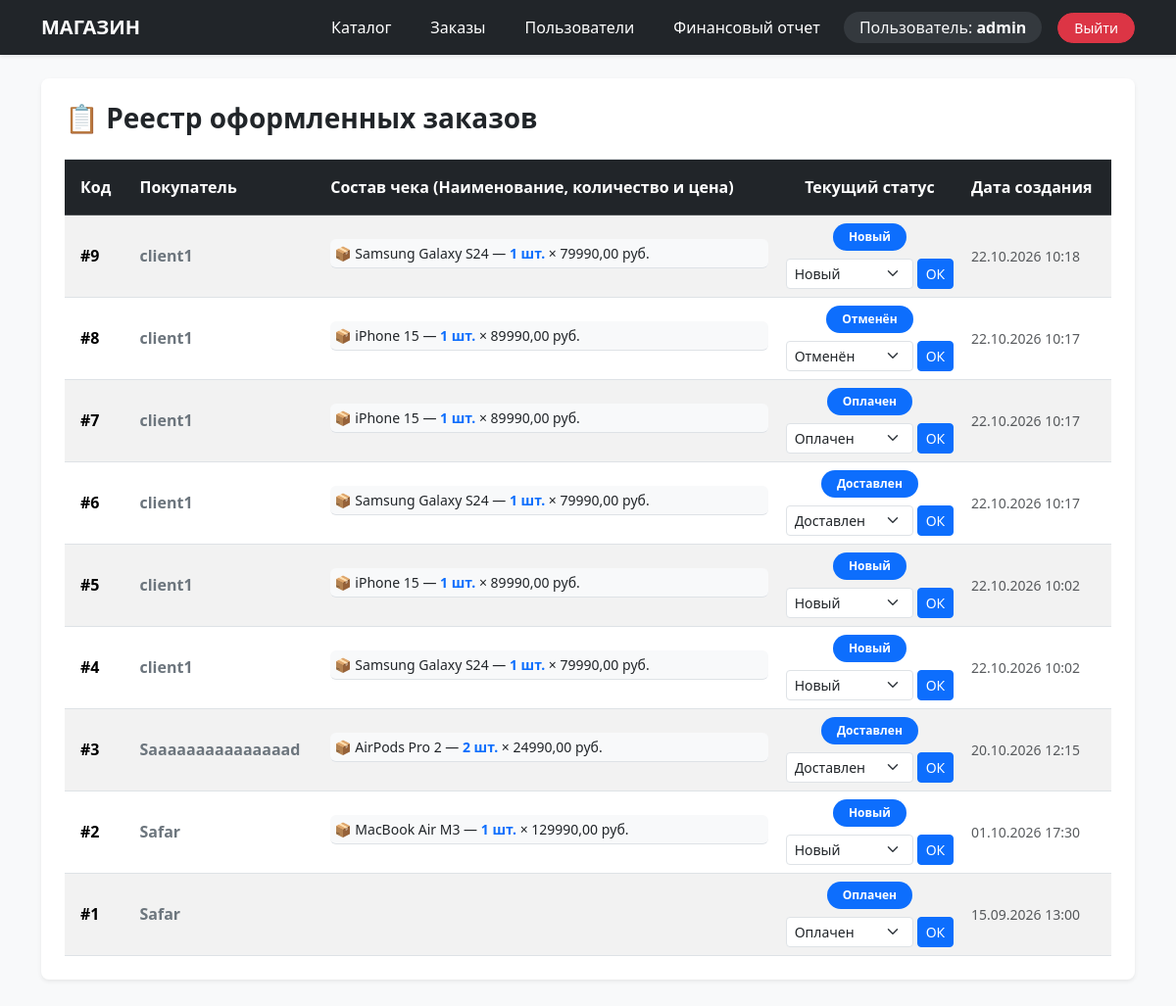
Screenshot of /orders/ (signed in) with the database file from the repository.
### main/models.py (models this page shows, shortened)
class Order(models.Model):
    user = models.ForeignKey(User, on_delete=models.CASCADE)
    status = models.CharField(max_length=50, default='Новый')
    created_at = models.DateTimeField(auto_now_add=True)

class OrderItem(models.Model):
    order = models.ForeignKey(Order, on_delete=models.CASCADE, related_name='items')
    product = models.ForeignKey(Product, on_delete=models.PROTECT)
    quantity = models.PositiveIntegerField(default=1)
    price_at_purchase = models.DecimalField(max_digits=10, decimal_places=2)

class Product(models.Model):
    name = models.CharField(max_length=100)
    price = models.DecimalField(max_digits=10, decimal_places=2)
    category = models.ForeignKey(Category, on_delete=models.PROTECT)
    stock_quantity = models.PositiveIntegerField(default=0)
    is_deleted = models.BooleanField(default=False)

### main/views.py (the view)
# urls.py: path('orders/', OrderHistoryView.as_view(), name='order_history'),
class OrderHistoryView(LoginRequiredMixin, ListView):
    model = Order
    template_name = 'order_history.html'
    context_object_name = 'orders'
    def get_queryset(self):
        if self.request.user.is_staff:
            return Order.objects.all().order_by('-created_at')
        return Order.objects.filter(user=self.request.user).order_by('-created_at')

### main/templates/order_history.html (shortened to what this page needs)
{% extends 'base.html' %}
{% block content %}
<div class="card border-0 shadow-sm rounded-3 bg-white p-4">
    <h3 class="fw-bold mb-4">📋 Реестр оформленных заказов</h3>
    <div class="table-responsive">
        <table class="table table-hover table-striped align-middle border-top mb-0">
            <thead class="table-dark">
                <tr>
                    <th scope="col" class="py-3 px-3">Код</th>
                    <th scope="col" class="py-3">Покупатель</th>
                    <th scope="col" class="py-3">Состав чека (Наименование, количество и цена)</th>
                    <th scope="col" class="py-3 text-center">Текущий статус</th>
                    <th scope="col" class="py-3">Дата создания</th>
                </tr>
            </thead>
            <tbody>
                {% for order in orders %}
                <tr>
                    <td class="px-3"><strong>#{{ order.id }}</strong></td>
                    <td class="fw-bold text-secondary">{{ order.user.username }}</td>
                    <td>
                        {% for item in order.items.all %}
                        <div class="p-1 rounded bg-light border-bottom mb-1 small text-dark">
                            📦 {{ item.product.name }} — <strong class="text-primary">{{ item.quantity }} шт.</strong> ×
                            {{ item.price_at_purchase }} руб.
                        </div>
                        {% endfor %}
                    </td>
                    <td class="text-center">
                        <span class="badge bg-primary px-3 py-2 rounded-pill shadow-2xs">{{ order.status }}</span>
                        {% if user.is_staff %}
                            <form method="post" action="{% url 'change_order_status' order.id %}" class="d-flex gap-1 mt-2 justify-content-center">
                                <select name="status" class="form-select form-select-sm" style="max-width: 130px;">
                                    <option {% if order.status == 'Новый' %}selected{% endif %}>Новый</option>
                                    <option {% if order.status == 'Оплачен' %}selected{% endif %}>Оплачен</option>
                                    <option {% if order.status == 'Доставлен' %}selected{% endif %}>Доставлен</option>
                                    <option {% if order.status == 'Отменён' %}selected{% endif %}>Отменён</option>
                                </select>
                                <button type="submit" class="btn btn-sm btn-primary">ОК</button>
                            </form>
                        {% endif %}
                    </td>
                    <td class="text-muted small">{{ order.created_at|date:"d.m.Y H:i" }}</td>
                </tr>
                {% empty %}
                <tr>
                    <td colspan="5" class="text-center py-5 text-muted fs-5">История заказов в системе пуста.</td>
                </tr>
                {% endfor %}
            </tbody>
        </table>
    </div>
</div>
{% endblock %}

### main/templates/base.html (shortened to what this page needs)
{% load static %}
<!DOCTYPE html>
<html lang="ru">
<head>
    <link href="https://cdn.jsdelivr.net/npm/bootstrap@5.3.2/dist/css/bootstrap.min.css" rel="stylesheet">
    <link href="{% static 'css/custom.css' %}" rel="stylesheet">
</head>
<body class="bg-light" style="font-family: system-ui, sans-serif;">
    <nav class="navbar navbar-expand-lg navbar-dark bg-dark shadow-sm sticky-top mb-4">
        <div class="container">
            <a class="navbar-brand fw-bold text-uppercase" href="{% url 'home' %}">Магазин</a>
            <div class="collapse navbar-collapse" id="mainNav">
                <div class="navbar-nav align-items-center gap-2 ms-auto">
                    <a href="{% url 'home' %}" class="nav-link btn btn-sm btn-outline-secondary text-white px-3 border-0">Каталог</a>
                    {% if user.is_authenticated %}
                        <a href="{% url 'order_history' %}" class="nav-link btn btn-sm btn-outline-secondary text-white px-3 border-0">Заказы</a>
                        {% if user.is_staff %}
                            <a href="{% url 'admin_users' %}" class="nav-link btn btn-sm btn-outline-secondary text-white px-3 border-0">Пользователи</a>
                            <a href="{% url 'sales_report' %}" class="nav-link btn btn-sm btn-outline-secondary text-white px-3 border-0">Финансовый отчет</a>
                        {% endif %}
                        <span class="navbar-text text-light bg-secondary bg-opacity-25 px-3 py-1 rounded-pill me-2">
                            Пользователь: <strong>{{ user.username }}</strong>
                        </span>
                        <form action="{% url 'logout' %}" method="post" class="d-inline">
                            <button type="submit" class="btn btn-danger btn-sm px-3 rounded-pill">Выйти</button>
                        </form>
                    {% else %}
                        <a href="{% url 'login' %}" class="btn btn-outline-light btn-sm px-3 rounded-pill">Войти</a>
                        <a href="{% url 'register' %}" class="btn btn-primary btn-sm px-3 rounded-pill shadow-sm">Регистрация</a>
                    {% endif %}
                </div>
            </div>
        </div>
    </nav>
    <div class="container mb-5">
        {% block content %}{% endblock %}
    </div>
</body>
</html>

### rows the page displays
Order: id "9", user.username "client1", status "Новый", created_at "22.10.2026 10:18"
OrderItem: product.name "Samsung Galaxy S24", quantity "1", price_at_purchase "79990,00"
Order: id "8", user.username "client1", status "Отменён", created_at "22.10.2026 10:17"
OrderItem: product.name "iPhone 15", quantity "1", price_at_purchase "89990,00"
Order: id "7", user.username "client1", status "Оплачен", created_at "22.10.2026 10:17"
OrderItem: product.name "iPhone 15", quantity "1", price_at_purchase "89990,00"
Order: id "6", user.username "client1", status "Доставлен", created_at "22.10.2026 10:17"
OrderItem: product.name "Samsung Galaxy S24", quantity "1", price_at_purchase "79990,00"
Order: id "5", user.username "client1", status "Новый", created_at "22.10.2026 10:02"
OrderItem: product.name "iPhone 15", quantity "1", price_at_purchase "89990,00"
Order: id "4", user.username "client1", status "Новый", created_at "22.10.2026 10:02"
OrderItem: product.name "Samsung Galaxy S24", quantity "1", price_at_purchase "79990,00"
Order: id "3", user.username "Saaaaaaaaaaaaaaad", status "Доставлен", created_at "20.10.2026 12:15"
OrderItem: product.name "AirPods Pro 2", quantity "2", price_at_purchase "24990,00"
Order: id "2", user.username "Safar", status "Новый", created_at "01.10.2026 17:30"
OrderItem: product.name "MacBook Air M3", quantity "1", price_at_purchase "129990,00"
Order: id "1", user.username "Safar", status "Оплачен", created_at "15.09.2026 13:00"

### other values shown
{{ user.username }} "admin"
